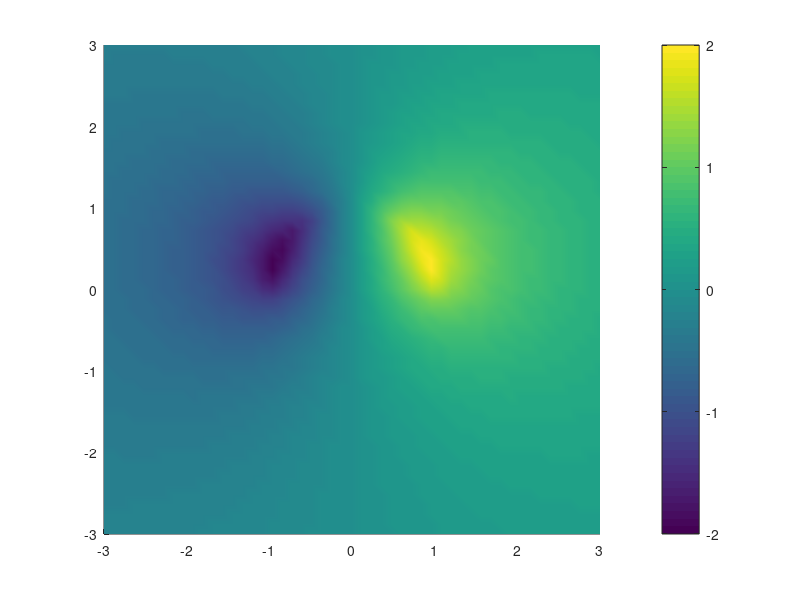
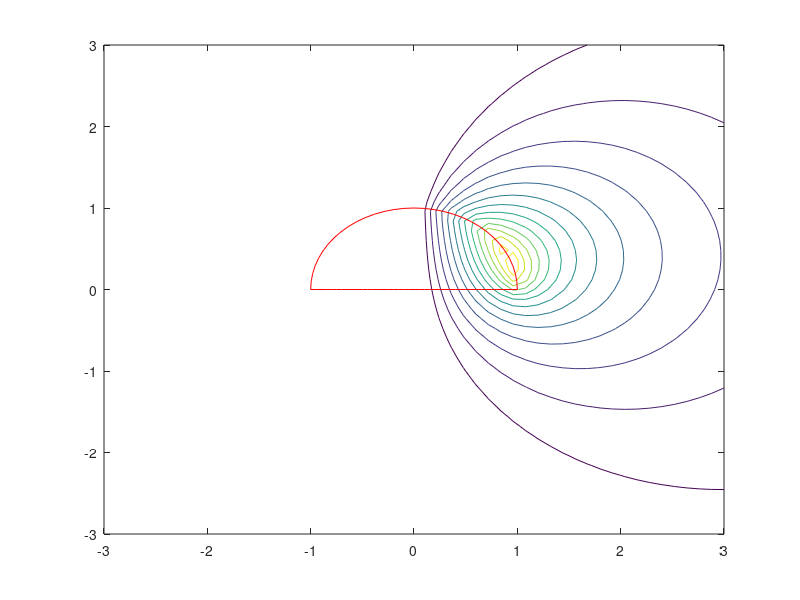

Write the MATLAB code that produced these figures, in order. (Note: this script raises an error after producing the figures.)
M0=1;
a=1;
x_a=-3:3/25:3;
y_a=-3:3/25:3;
[x_mesh,y_mesh]=meshgrid(x_a,y_a);
theta=eps:pi/32:pi;
xx=cos(theta);
yy=sin(theta);
lengthL=length(x_a);

A_m=zeros(51);
for iter1=1:lengthL
    for iter2=1:lengthL
        x_1=x_mesh(iter1,iter2);
        y_1=y_mesh(iter1,iter2);
        A_m(iter1,iter2)=integral(@(phi2)cos(phi2).*log(1./(((x_1)^2+(y_1)^2+1-(2*((x_1.*cos(phi2))+(y_1.*sin(phi2))))).^(1/2))),0,pi); 
    end
end

figure(1)
surface(x_mesh,y_mesh,A_m); 
shading interp
colorbar

figure(2)
contour(x_mesh,y_mesh,A_m,2.7*(0.1:0.05:2.2));
hold on
plot(xx,yy,'Color','R');
plot((-a:a/20:a),(-a:a/20:a)*0,'Color','R');

Bx_magn=zeros(51);
By_magn=zeros(51);
Hx_ind=zeros(51);
Hy_ind=zeros(51);
for iter1=1:lengthL
    for iter2=1:lengthL
           x_1=x_mesh(iter1,iter2);
           y_1=y_mesh(iter1,iter2);
           Bx_magn(iter1,iter2)=-integral(@(phi2)(cos(phi2).*(y_1-sin(phi2)))./((x_1)^2+(y_1)^2+1-(2*((x_1.*cos(phi2))+(y_1.*sin(phi2))))),0,pi);
           By_magn(iter1,iter2)=integral(@(phi2)(cos(phi2).*(x_1-cos(phi2)))./((x_1)^2+(y_1)^2+1-(2*((x_1.*cos(phi2))+(y_1.*sin(phi2))))),0,pi);
      if (sqrt(x_1^2+y_1^2)>1 || y_1<0)
          Hx_ind(iter1,iter2)=Bx_magn(iter1,iter2)/mi0;
          Hy_ind(iter1,iter2)=By_magn(iter1,iter2)/mi0;
      else
          Hx_ind(iter1,iter2)=Bx_magn(iter1,iter2)/mi0;
          Hy_ind(iter1,iter2)=By_magn(iter1,iter2)/mi0;
      end
    end
end

figure(3)
streamslice(x_mesh,y_mesh,Bx_magn,By_magn);
hold on
plot (xx,yy,'Color','R');
plot((-a:a/20:a),(-a:a/20:a)*0,'Color','R');

figure(4)
streamslice(x_mesh,y_mesh,Hx_ind,Hy_ind);
hold on
plot (xx,yy,'Color','R');
plot((-a:a/20:a),(-a:a/20:a)*0,'Color','R');
